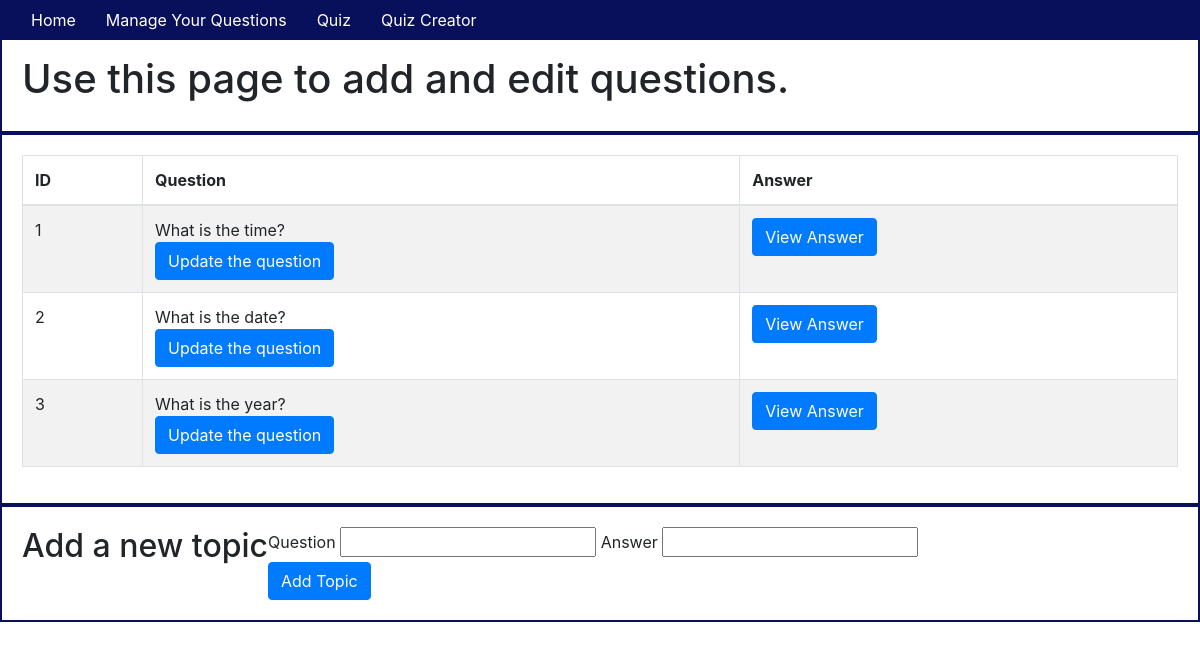
The page /manage on the database as committed earlier.
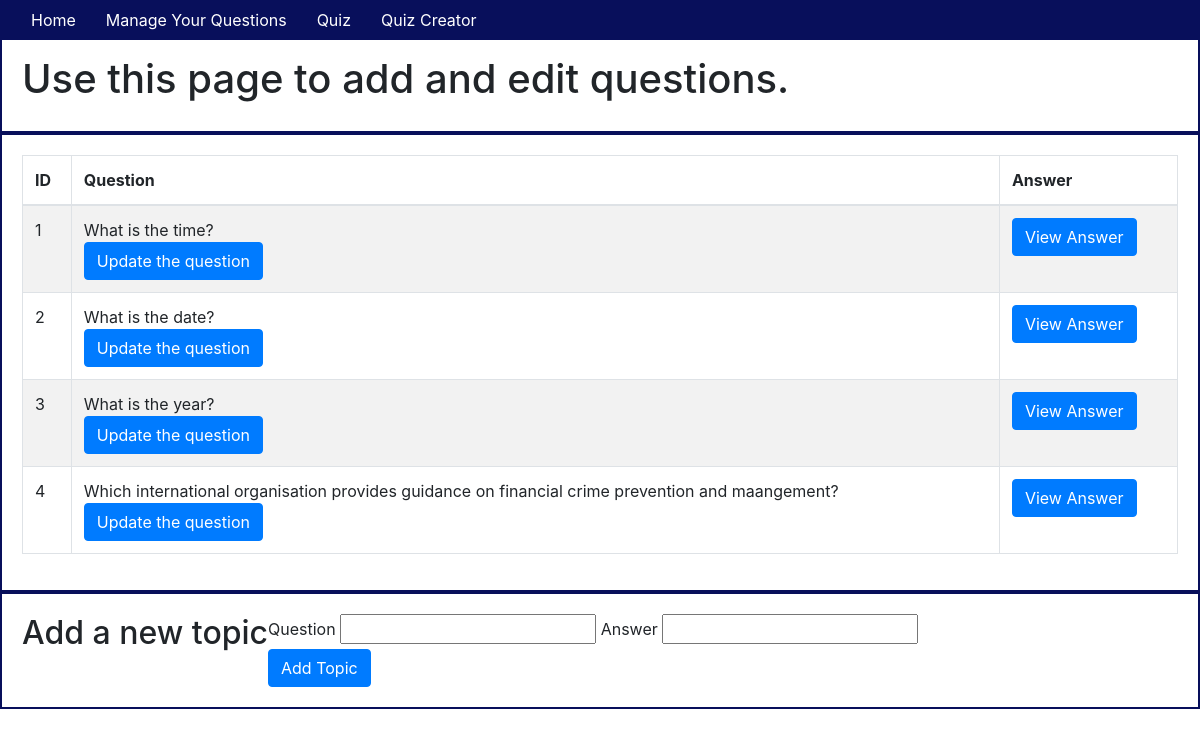
The same page on the database as committed later.
### app/models.py (models this page shows, shortened)
class Topic(db.Model):
    id = db.Column(db.Integer, primary_key=True)
    question = db.Column(db.String(64), index=True)
    answer = db.Column(db.String(64))
    user_answer = db.Column(db.String(64), default="I do not know.")

### app/routes.py (the view)
@app.route('/manage')
def manage():
    topics = Topic.query.all()
    return render_template('manage.html', title='Manage', topics=topics)

### app/templates/manage.html (shortened to what this page needs)
{% extends "base.html" %} {% block content %}
<div class="container-fluid">
    <div class="row">
        <h1>Use this page to add and edit questions.</h1>
    </div>
    <div class="row">
        <table class="table table-striped table-bordered">
            <thead>
                <th>ID</th>
                <th>Question</th>
                <th>Answer</th>
            </thead>
            <tbody>
                {% for topic in topics %}
                <tr>
                    <td>{{topic.id}}</td>
                    <td> {{topic.question}}<br>
                        <button type="button" class="btn btn-primary" data-toggle="modal" data-target="#myQuestionModal{{ topic.id }}">Update the question
                        </button>
                    </td>
                    <td>
                        <button type="button" class="btn btn-primary" data-toggle="modal" data-target="#myModal{{ topic.id }}">View Answer
                        </button>
                    </td>
                </tr>
                {% endfor %}
            </tbody>
        </table>
    </div>
    <div class="row">
        <h2>Add a new topic</h2>
        <br>
        <form action="/manage" method="POST">
            <label for="question">Question</label>
            <input type="text" name="question" id="question" required />
            <label for="answer">Answer</label>
            <input type="text" name="answer" id="answer" required /><br>
            <button type="submit" class="btn btn-primary" value="Add Topic">Add Topic</button>
        </form>
    </div>
</div>
{% endblock %}

Rows that differ between the two databases and show on the page:
added Topic: id "4", question "Which international organisation provides guidance on financial crime prevention and maangement?"
